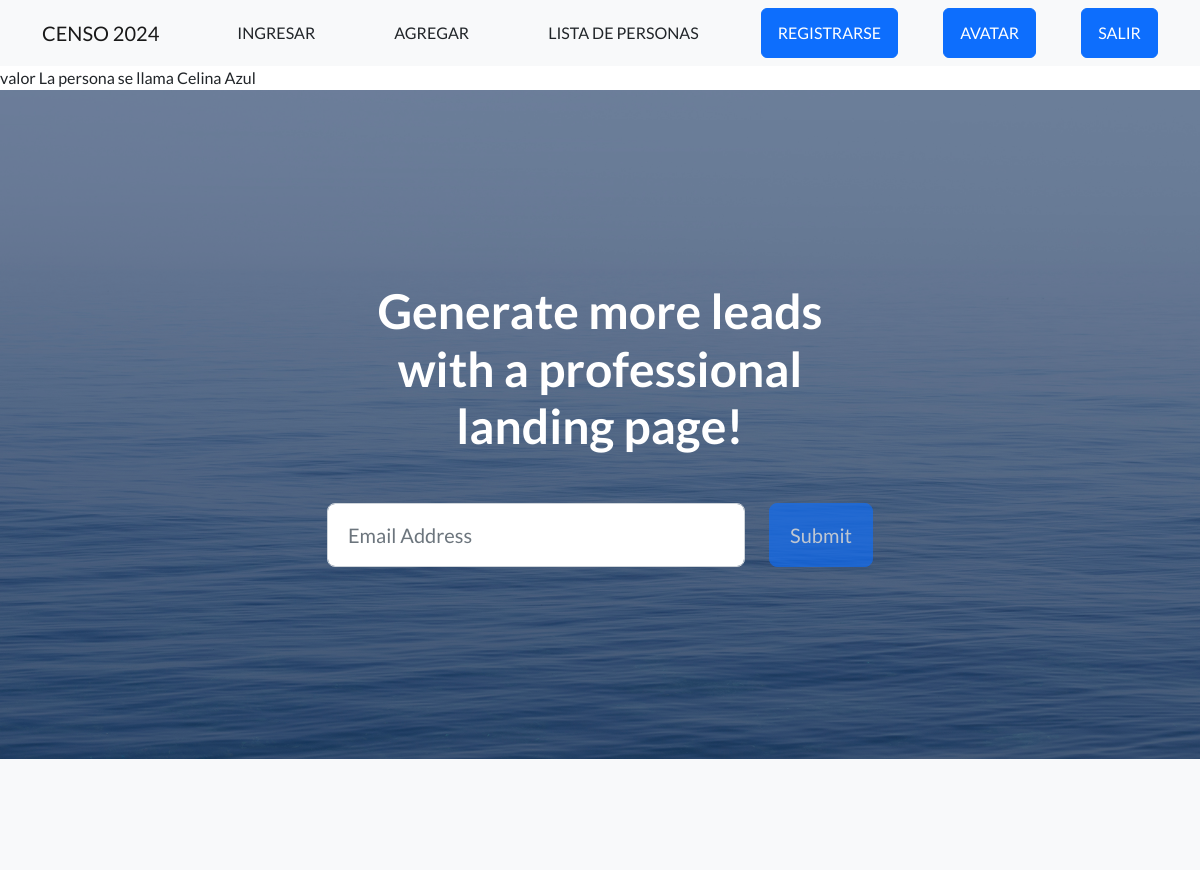
The page /app/show/ (upper part) on the database as committed earlier.
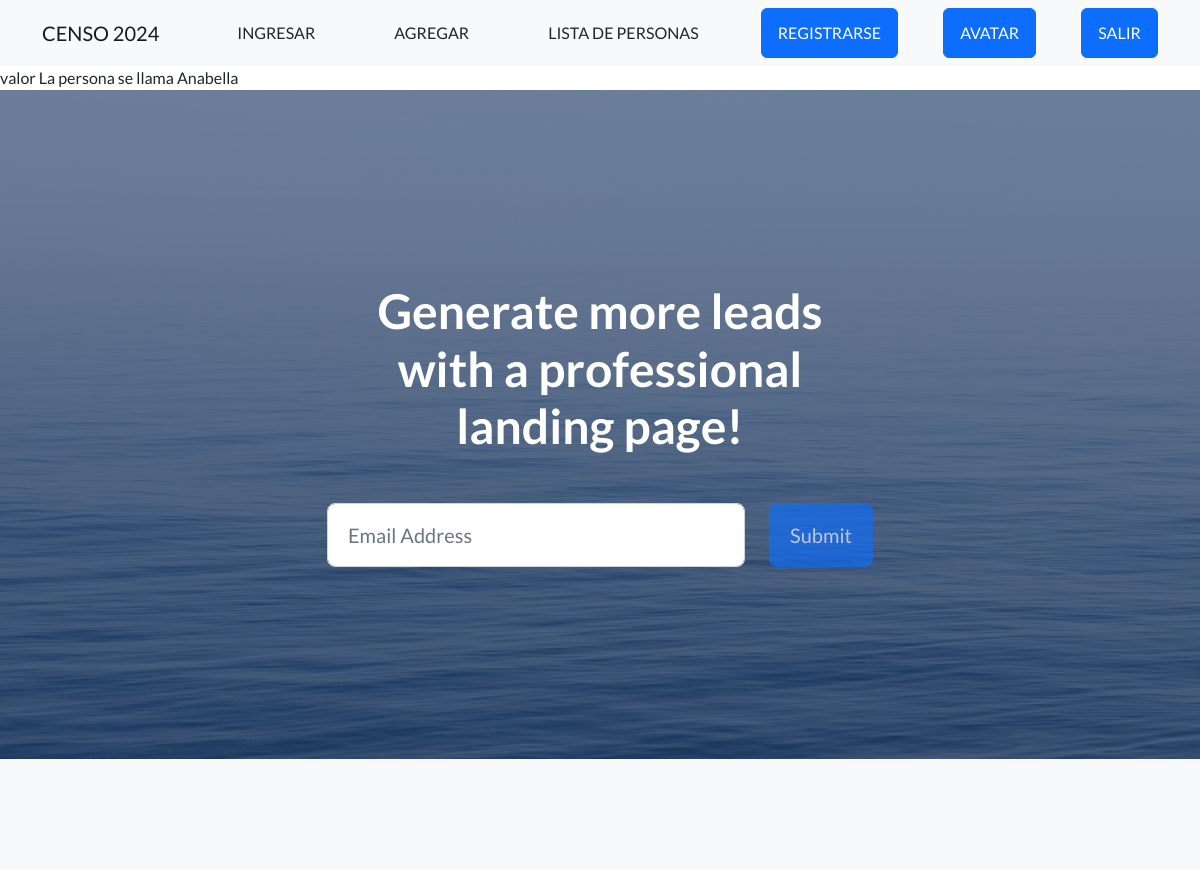
The same page on the database as committed later.
### Appcoder/models.py (models this page shows, shortened)
class Hombre(models.Model): # SE CREA MODELOS CON SUS CARACTERISTICAS
     nombre = models.CharField(max_length=40)
     apellido = models.CharField(max_length=30)
     dni = models.IntegerField()

### Appcoder/views.py (the view)
# urls.py: path('show/', show_html),
def show_html(request):
    persona = Hombre.objects.first() #BUSCA EN BASE DE DATOS Y TRAES EL PRIMERO DE LA LISTA DE PERSONAS
    contexto = {
        "persona": persona
    }
    return render(request, template_name="base.html", context=contexto)

### Templates/base.html (shortened to what this page needs)
<!DOCTYPE html>
<html lang="en">
{% load static %}
    <head>
        <link href="https://cdn.jsdelivr.net/npm/bootstrap-icons@1.5.0/font/bootstrap-icons.css" rel="stylesheet" type="text/css" />
        <link href="{% static 'css/styles.css' %}" rel="stylesheet" />
    </head>
    <body>
        {% include 'navigation/navigation.html'%}
        {% block cambio %}
        valor
        {% endblock %}
        {% if persona %}
        La persona se llama {{persona.nombre}}
        {% endif %}
        <header class="masthead">
            <div class="container position-relative">
                <div class="row justify-content-center">
                    <div class="col-xl-6">
                        <div class="text-center text-white">
                            <h1 class="mb-5">Generate more leads with a professional landing page!</h1>
                            <form class="form-subscribe" id="contactForm" data-sb-form-api-token="API_TOKEN">
                                <div class="row">
                                    <div class="col">
                                        <input class="form-control form-control-lg" id="emailAddress" type="email" placeholder="Email Address" data-sb-validations="required,email" />
                                    </div>
                                    <div class="col-auto"><button class="btn btn-primary btn-lg disabled" id="submitButton" type="submit">Submit</button></div>
                                </div>
                            </form>
                        </div>
                    </div>
                </div>
            </div>
        </header>
        <section class="features-icons bg-light text-center">
        </section>
    </body>
</html>

Rows that differ between the two databases and show on the page:
removed Hombre: nombre "Celina Azul"
now on this page (row unchanged): Hombre: nombre "Anabella"
